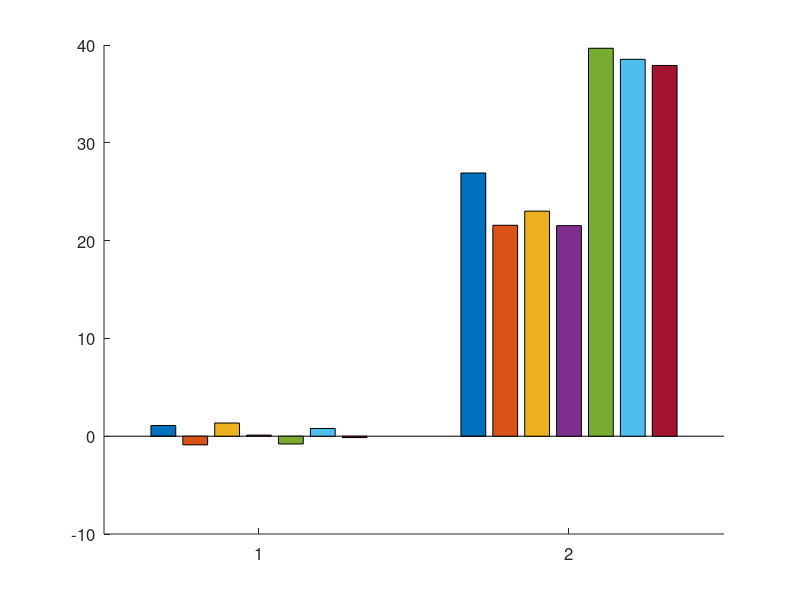

Source code (MATLAB): (Note: this script raises an error after producing the figure.)
% Andrew Stannard
clear variables; close all;

CBP = [0 114 187; 241 90 35; 0 168 117; 235 222 58; ...
    219 111 171; 248 147 29; 1 186 242; 189 190 192]/255;

apA_wo = [1.30 4.11 -0.07 -1.22 1.34]';
apB_wo = [0.60 -1.06 1.48 -2.32 -3.11]';
rA_wo = [1.32 2.50 0.77 -1.48 3.63]';
rB_wo = [1.89 -0.13 -1.95 -2.67 3.43]';
pA_wo = [-0.77 1.22 2.06 -4.16 -2.33]';
pB_wo = [-1.33 -0.18 2.05 1.42 1.99]';
control_wo = [-1.59 2.55 2.23 -1.33 -2.57]';

apA_w = [30.41 29.45 26.91 25.25 22.54]';
apB_w = [21.01 20.56 28.58 19.66 18.03]';
rA_w = [20.68 27.02 30.23 24.38 12.76]';
rB_w = [18.55 15.06 29.63 20.82 23.61]';
pA_w = [ 36.24 44.76 44.41 44.89 28.04]';
pB_w = [26.51 31.11 42.84 47.71 44.51]';
control_w = [36.15 49.38 33.05 36.20 34.76]';

h = bar([mean([apA_wo apA_w]); mean([apB_wo apB_w]); ...
    mean([rA_wo rA_w]); mean([rB_wo rB_w]); mean([pA_wo pA_w]); ...
    mean([pB_wo pB_w]); mean([control_wo control_w])]');

set(gca, 'FontSize', 12, 'box', 'off'); hold on;

h(1).FaceColor = CBP(2,:);
errorbar(h(1).XEndPoints, mean([apA_wo apA_w]), ...
    std([apA_wo apA_w])/sqrt(length(apA_wo)-1), ...
    'LineStyle', 'none', 'Color', 'k', 'CapSize', 12);
scatter(repmat(h(1).XEndPoints(1), length(apA_wo), 1), apA_wo, 60, '<', ...
    'MarkerFaceColor', CBP(2,:), 'MarkerEdgeColor', 'k', ...
    'XJitter','randn','XJitterWidth', 0.1);
scatter(repmat(h(1).XEndPoints(2), length(apA_wo), 1), apA_w, 60, '<', ...
    'MarkerFaceColor', CBP(2,:), 'MarkerEdgeColor', 'k', ...
    'XJitter','randn','XJitterWidth', 0.1);

h(2).FaceColor = CBP(1,:);
errorbar(h(2).XEndPoints, mean([apB_wo apB_w]), ...
    std([apB_wo apB_w])/sqrt(length(apB_wo)-1), ...
    'LineStyle', 'none', 'Color', 'k', 'CapSize', 12);
scatter(repmat(h(2).XEndPoints(1), length(apB_wo), 1), apB_wo, 60, '>', ...
    'MarkerFaceColor', CBP(1,:), 'MarkerEdgeColor', 'k', ...
    'XJitter','randn','XJitterWidth', 0.1);
scatter(repmat(h(2).XEndPoints(2), length(apB_w), 1), apB_w, 60, '>', ...
    'MarkerFaceColor', CBP(1,:), 'MarkerEdgeColor', 'k', ...
    'XJitter','randn','XJitterWidth', 0.1);

h(3).FaceColor = CBP(3,:);
errorbar(h(3).XEndPoints, mean([rA_wo rA_w]), ...
    std([rA_wo rA_w])/sqrt(length(rA_wo)-1), ...
    'LineStyle', 'none', 'Color', 'k', 'CapSize', 12);
scatter(repmat(h(3).XEndPoints(1), length(rA_wo), 1), rA_wo, 60, '^', ...
    'MarkerFaceColor', CBP(3,:), 'MarkerEdgeColor', 'k', ...
    'XJitter','randn','XJitterWidth', 0.1);
scatter(repmat(h(3).XEndPoints(2), length(rA_w), 1), rA_w, 60, '^', ...
    'MarkerFaceColor', CBP(3,:), 'MarkerEdgeColor', 'k', ...
    'XJitter','randn','XJitterWidth', 0.1);

h(4).FaceColor = CBP(4,:);
errorbar(h(4).XEndPoints, mean([rB_wo rB_w]), ...
    std([rB_wo rB_w])/sqrt(length(rB_wo)-1), ...
    'LineStyle', 'none', 'Color', 'k', 'CapSize', 12);
scatter(repmat(h(4).XEndPoints(1), length(rB_wo), 1), rB_wo, 60, 'v', ...
    'MarkerFaceColor', CBP(4,:), 'MarkerEdgeColor', 'k', ...
    'XJitter','randn','XJitterWidth', 0.1);
scatter(repmat(h(4).XEndPoints(2), length(rB_w), 1), rB_w, 60, 'v', ...
    'MarkerFaceColor', CBP(4,:), 'MarkerEdgeColor', 'k', ...
    'XJitter','randn','XJitterWidth', 0.1);

h(5).FaceColor = CBP(7,:);
errorbar(h(5).XEndPoints, mean([pA_wo pA_w]), ...
    std([pA_wo pA_w])/sqrt(length(pA_wo)-1), ...
    'LineStyle', 'none', 'Color', 'k', 'CapSize', 12);
scatter(repmat(h(5).XEndPoints(1), length(pA_wo), 1), pA_wo, 60, 's', ...
    'MarkerFaceColor', CBP(7,:), 'MarkerEdgeColor', 'k', ...
    'XJitter','randn','XJitterWidth', 0.1);
scatter(repmat(h(5).XEndPoints(2), length(pA_w), 1), pA_w, 60, 's', ...
    'MarkerFaceColor', CBP(7,:), 'MarkerEdgeColor', 'k', ...
    'XJitter','randn','XJitterWidth', 0.1);

h(6).FaceColor = CBP(6,:);
errorbar(h(6).XEndPoints, mean([pB_wo pB_w]), ...
    std([pB_wo pB_w])/sqrt(length(pB_wo)-1), ...
    'LineStyle', 'none', 'Color', 'k', 'CapSize', 12);
scatter(repmat(h(6).XEndPoints(1), length(pB_wo), 1), pB_wo, 60, 'd', ...
    'MarkerFaceColor', CBP(6,:), 'MarkerEdgeColor', 'k', ...
    'XJitter','randn','XJitterWidth', 0.1);
scatter(repmat(h(6).XEndPoints(2), length(pB_w), 1), pB_w, 60, 'd', ...
    'MarkerFaceColor', CBP(6,:), 'MarkerEdgeColor', 'k', ...
    'XJitter','randn','XJitterWidth', 0.1);

h(7).FaceColor = CBP(5,:);
errorbar(h(7).XEndPoints, mean([control_wo control_w]), ...
    std([control_wo control_w])/sqrt(length(control_wo)-1), ...
    'LineStyle', 'none', 'Color', 'k', 'CapSize', 12);
scatter(repmat(h(7).XEndPoints(1), length(control_wo), 1), control_wo, ...
    60, 'o', 'MarkerFaceColor', CBP(5,:), 'MarkerEdgeColor', 'k', ...
    'XJitter','randn','XJitterWidth', 0.1);
scatter(repmat(h(7).XEndPoints(2), length(control_w), 1), control_w, ...
    60, 'o', 'MarkerFaceColor', CBP(5,:), 'MarkerEdgeColor', 'k', ...
    'XJitter','randn','XJitterWidth', 0.1);

xticklabels(["Control (0 mM Mg^{2+})" "Test (100 mM Mg^{2+})"]);
ylabel('Average FRET efficiency, \langleE\rangle (%)');
ylim([-6 60])
